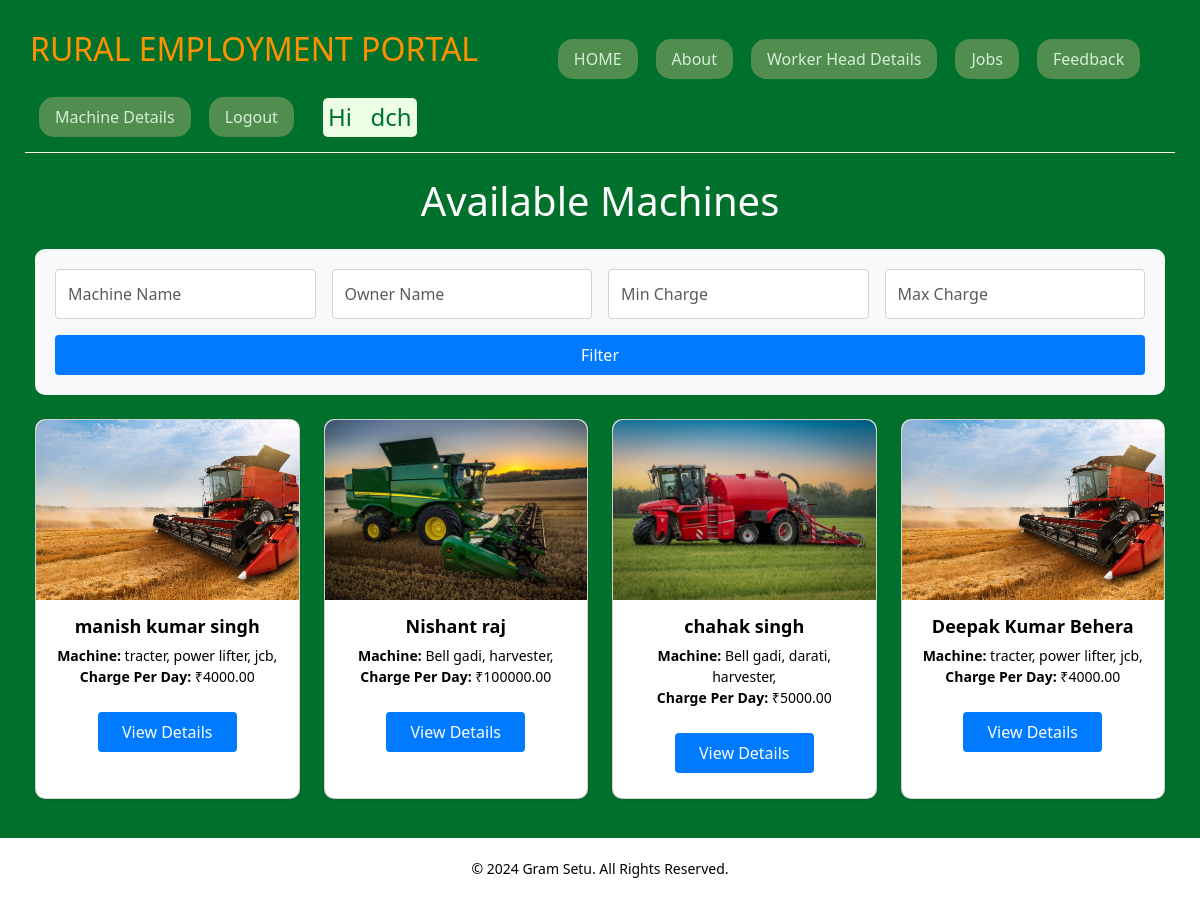
The page /machines/ (signed in) on the database its author committed.
### R_E/models.py (models this page shows, shortened)
class WorkerHead(models.Model):
    id = models.AutoField(primary_key=True)  # Django adds this automatically
    user = models.ForeignKey(User, on_delete=models.CASCADE, default=1)
    name = models.CharField(max_length=30, null=False)
    numberOfWorker = models.IntegerField(null=False)
    salaryPerDay = models.IntegerField(null=False)
    machineAvailable = models.CharField(max_length=300, null=False)
    machineImage = models.ImageField(upload_to='machines/', null=True, blank=True)
    chargePerDay = models.DecimalField(max_digits=10, decimal_places=2, null=True, blank=True)
    date = models.DateField(null=False)
    phoneNumber = models.BigIntegerField(null=False, default=1234567890)
    email = models.EmailField(max_length=254, null=True, blank=True)  # New email field
    is_booked = models.BooleanField(default=False)  # New field to track booking status

### R_E/views.py (the view)
# urls.py: path('machines/', views.machine_list, name='machine_list'),
@login_required
def machine_list(request):
    machine_name = request.GET.get('machine_name', '').strip()
    charge_min = request.GET.get('charge_min', '').strip()
    charge_max = request.GET.get('charge_max', '').strip()
    owner_name = request.GET.get('owner_name', '').strip()
    machines = WorkerHead.objects.all()
    if not request.user.is_authenticated:
        machines = machines.filter(is_booked=False)
    else:
        machines = machines.filter(Q(is_booked=False) | Q(user=request.user))
    if machine_name:
        machines = machines.filter(machineAvailable__icontains=machine_name)
    if owner_name:
        machines = machines.filter(name__icontains=owner_name)
    if charge_min.isdigit():
        if charge_max.isdigit():
            machines = machines.filter(chargePerDay__gte=int(charge_min), chargePerDay__lte=int(charge_max))
        else:
            machines = machines.filter(chargePerDay__gte=int(charge_min))
    elif charge_max.isdigit():
        machines = machines.filter(chargePerDay__lte=int(charge_max))
    context = {
        'machines': machines
    }
    return render(request, 'machine_list.html', context)

### R_E/context_processors.py (called while the page is built)
def current_year(request):
    return {
        'current_year': datetime.now().year
    }

### R_E/templates/machine_list.html (shortened to what this page needs)
{% extends 'base.html' %}
{% load static %}
{% block content %}
    <div class="container mt-4">
        <h1 class="mb-4 text-center">Available Machines</h1>
        <form method="get" class="search-form mb-4">
            <div class="row g-3">
                <div class="col-md-3">
                    <input type="text" name="machine_name" value="{{ request.GET.machine_name }}" placeholder="Machine Name" class="form-control" />
                </div>
                <div class="col-md-3">
                    <input type="text" name="owner_name" value="{{ request.GET.owner_name }}" placeholder="Owner Name" class="form-control" />
                </div>
                <div class="col-md-3">
                    <input type="number" name="charge_min" value="{{ request.GET.charge_min }}" placeholder="Min Charge" class="form-control" />
                </div>
                <div class="col-md-3">
                    <input type="number" name="charge_max" value="{{ request.GET.charge_max }}" placeholder="Max Charge" class="form-control" />
                </div>
            </div>
            <div class="row mt-3">
                <div class="col-md-12">
                    <button type="submit" class="btn btn-primary w-100">Filter</button>
                </div>
            </div>
        </form>
        <div class="row">
            {% for machine in machines %}
            <div class="col-md-3 mb-4">
                <div class="card shadow-sm">
                    {% if machine.machineImage %}
                        <img src="{{ machine.machineImage.url }}" class="card-img-top" alt="Machine Image">
                    {% else %}
                        <img src="{% static 'default_machine_image.jpg' %}" class="card-img-top" alt="Default Image">
                    {% endif %}
                    <div class="card-body">
                        <h5 class="card-title">{{ machine.name }}</h5>
                        <p class="card-text">
                            <strong>Machine:</strong> {{ machine.machineAvailable }}<br>
                            <strong>Charge Per Day:</strong> ₹{{ machine.chargePerDay }}
                        </p>
                        <a href="{% url 'machine_details' machine.id %}" class="btn btn-primary">View Details</a>
                    </div>
                </div>
            </div>
            {% empty %}
            <p>No machines available.</p>
            {% endfor %}
        </div>
    </div>
{% endblock %}

### R_E/templates/base.html (shortened to what this page needs)
<!DOCTYPE html>
<html>
<head>
    {% load bootstrap5 %}
    {% bootstrap_css %}
    <link rel="stylesheet" href="https://stackpath.bootstrapcdn.com/bootstrap/5.3.0/css/bootstrap.min.css">
</head>
<body>
<div class="container-fluid" style="color:white;padding:15px;background-color:#00712D;">
    <ul class="nav" style="padding:5px;margin:10px;color:#D5ED9F;border-bottom:1px solid #FFFBE6;" id="navigation">
        <li>
            <h2 style="color:#FF9100;">RURAL EMPLOYMENT PORTAL</h2>
        </li>
        <li class="nav-item">
            <a class="nav-link active" href="/" style="background-color:#508D4E;border-radius:15px;color:#D6EFD8;transition:background-color 1s ease-in-out, color 1s ease-in-out;">
            <span>HOME</span>
            </a>
        </li>
        <li class="nav-item">
            <a class="nav-link active" href="/about" style="background-color:#508D4E;border-radius:15px;color:#D6EFD8;transition:background-color 1s ease-in-out, color 1s ease-in-out;">
                <span>About</span>
            </a>
        </li>
        {% if user.is_authenticated %}
        <li class="nav-item">
            <a class="nav-link active" href="/worker" style="background-color:#508D4E;border-radius:15px;color:#D6EFD8;transition:background-color 1s ease-in-out, color 1s ease-in-out;">
                <span>Worker Head Details</span>
            </a>
        </li>
        <li class="nav-item">
            <a class="nav-link active" href="/job" style="background-color:#508D4E;border-radius:15px;color:#D6EFD8;transition:background-color 1s ease-in-out, color 1s ease-in-out;">
                <span>Jobs</span>
            </a>
        </li>
        <li class="nav-item">
            <a class="nav-link active" href="/feedback" style="background-color:#508D4E;border-radius:15px;color:#D6EFD8;transition:background-color 1s ease-in-out, color 1s ease-in-out;">
                <span>Feedback</span>
            </a>
        </li>
        <li class="nav-item">
            <a class="nav-link active" href="{% url 'machine_list' %}" style="background-color:#508D4E;border-radius:15px;color:#D6EFD8;transition:background-color 1s ease-in-out, color 1s ease-in-out;">Machine Details</a></li>
        <li class="nav-item">
            <a class="nav-link active" href="/logout" style="background-color:#508D4E;border-radius:15px;color:#D6EFD8;transition:background-color 1s ease-in-out, color 1s ease-in-out;">
                <span>Logout</span>
            </a>
        </li>
        <li class="nav-item">
            <h4 style="margin:10px;margin-left:20px;background-color:#ECFFE6;color:#00712D;padding:5px;border-radius:5px;">Hi  &nbsp;&nbsp;{{ user.username }} </h4>
        </li>
        {% endif %}
    </ul>
    {% block content %}{% endblock %}
</div>
<footer class="footer">
    <div class="container">
        <p class="footer-text">
            © 2024 Gram Setu. All Rights Reserved.
        </p>
    </div>
</footer>
</body>
</html>

### R_E/templates/base.html (style rules this page uses)
a { margin: 9px; }
.footer { background-color: #343a40; color: black; background-color: white; padding: 20px; text-align: center; width: 100%; bottom: 0; left: 0; }
.footer-text { margin: 0; font-size: 14px; }
.container { max-width: 1400px; margin: auto; padding: 0 20px; }
#navigation { background-color: #00712D; }
.nav-link.active, .nav-link.active:hover { background-color: #508D4E; border-radius: 15px; color: #D6EFD8; transition: background-color 1s ease-in-out, color 1s ease-in-out; }

### R_E/templates/machine_list.html (style rules this page uses)
.card { border-radius: 10px; height: 100%; display: flex; flex-direction: column; justify-content: space-between; }
.card-img-top { width: 100%; height: 180px; object-fit: cover; border-top-left-radius: 10px; border-top-right-radius: 10px; }
.card-body { text-align: center; color: black; }
.card-title { font-size: 18px; font-weight: bold; }
.card-text { font-size: 14px; }
.form-control { padding: 0.75rem; font-size: 1rem; border-radius: 0.25rem; border: 1px solid #ced4da; }
.btn { padding: 0.5rem 1.5rem; font-size: 1rem; border-radius: 0.25rem; background-color: #007bff; color: white; border: none; cursor: pointer; transition: background-color 0.3s ease; }
.search-form { padding: 20px; margin: 20px 0; background-color: #f8f9fa; border-radius: 10px; }

### rows shown on the page
WorkerHead: machineImage (picture), name "manish kumar singh", machineAvailable "tracter, power lifter, jcb,", chargePerDay "4000.00"
WorkerHead: machineImage (picture), name "Nishant raj", machineAvailable "Bell gadi, harvester,", chargePerDay "100000.00"
WorkerHead: machineImage (picture), name "chahak singh", machineAvailable "Bell gadi, darati, harvester,", chargePerDay "5000.00"
WorkerHead: machineImage (picture), name "Deepak Kumar Behera", machineAvailable "tracter, power lifter, jcb,", chargePerDay "4000.00"

### other values the page prints
{{ user.username }} "dch"
